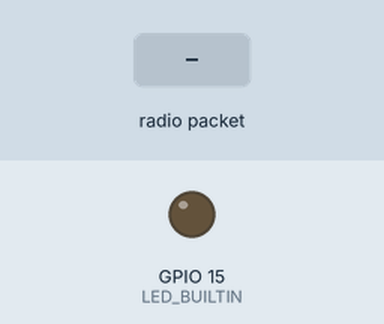
Bench run of a sketch on a simulated ESP32-S2. Shown: output pins drawn as LEDs (lit = HIGH). The inputs (shaded band) are chosen by the test bench. No radio packets arrive unless stated; what the sketch prints to the serial monitor is not drawn.

Above: at 1.5 s.
1.6 s: radio packet "1" arrives
Timing chart, 0 to 4.6 s (numbered marks = the images above; inputs shaded):
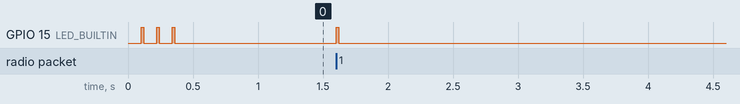

The sketch:

esp32s2mini_web_server_host_ajax_captive.ino
```cpp
#ifndef ESP32
#error This code is designed to run on ESP32 platform (ESP32 S2 mini [LOLIN S2 Mini]), not Arduino nor ESP8266! Please check your Tools->Board setting.
#endif
#include <SPI.h>
#include <LoRa.h> // by Sandeep Mistry
#include <Wire.h>  //for custom sda, scl define
#include <WiFi.h>
#include <WebServer.h>
#include "index.h"  //Web page header file

//---wifi
const char* ssid = "ESP32+";  // Enter your custom SSID here
const char* password = "12345678";  //Enter your custom Password here
IPAddress local_ip(192,168,1,1);
IPAddress gateway(192,168,1,1);
IPAddress subnet(255,255,255,0);
WebServer server(80);
//---wifi

//---lora
#define ss 12  // for esp32 LOLIN S2 Mini-> SCK:7, MISO: 9, MOSI: 11, NSS: 12, RST: 18
#define rst 16
#define dio0 2
//---lora

String inString = "";  // string to hold input from lora
int counter = 0; //count received lora packets
long intervalTime = 0; //for time measurement between received lora packet
String message = ""; // save message from lora
void setup() {
  Serial.begin(9600);
  pinMode(LED_BUILTIN, OUTPUT);
  wifi_start(); //WIFI setup
  lora_start(); //LORA setup

}

void loop() {
  loraEngineReceiver();
  server.handleClient();
}


void loraEngineReceiver() {
  int packetSize = LoRa.parsePacket();

  if (packetSize) {
    blink();
    // read packet
    while (LoRa.available()) { //loop for lora message
      int inChar = LoRa.read();
      inString += (char)inChar;
    }
    Serial.print(" Packet: ");
    Serial.println(inString);
    Serial.print("' with RSSI ");
    Serial.println(LoRa.packetRssi());
    // server.send(200, "text/html", generateHTML());
    message = inString + " RSSI=" + String(LoRa.packetRssi());
    inString = ""; // clear received message
    counter++;
    intervalTime = millis();
  }
}

void lora_start() {
  LoRa.setPins(ss, rst, dio0);
   if (!LoRa.begin(433E6)) {
    while (1) {
      Serial.println("Starting LoRa failed!");
      Serial.print("MOSI: ");
      Serial.println(MOSI);
      Serial.print("MISO: ");
      Serial.println(MISO);
      Serial.print("SCK: ");
      Serial.println(SCK);
      Serial.print("SS: ");
      Serial.println(SS);
      digitalWrite(LED_BUILTIN, HIGH);  // turn the LED on (HIGH is the voltage level)
      delay(1000);                      // wait for a second
      digitalWrite(LED_BUILTIN, LOW);   // turn the LED off by making the voltage LOW
      delay(10000);
    };
  }
  Serial.println("LoRa status: ok");
}

void blink() {
  digitalWrite(LED_BUILTIN, HIGH);  // turn the LED on (HIGH is the voltage level)
  delay(20);                         // wait
  digitalWrite(LED_BUILTIN, LOW);   // turn the LED off by making the voltage LOW
}

void wifi_start() {
  WiFi.softAP(ssid, password);
  WiFi.softAPConfig(local_ip, gateway, subnet);
  delay(100);
  server.on("/", handleRoot);      //This is display page
  server.on("/readLoraMessage", sendLoraMessage);//To get update of ADC Value only
  server.on("/readCounter", sendCounter);//To get update of ADC Value only
  server.onNotFound(handle_NotFound);
  server.begin();
  Serial.println("HTTP server started");
  blink();
  delay(100);
  blink();
  delay(100);
  blink();
}

void handleRoot() {
 String page = MAIN_page; //Read HTML contents
 server.send(200, "text/html", page); //Send web page
}

void handle_NotFound(){
  server.send(404, "text/plain", "Not found");
}

void sendLoraMessage() {
 server.send(200, "text/plane", message); //Send data only to client ajax request
}

void sendCounter() {
 server.send(200, "text/plane", String(counter)); //Send data  only to client ajax request
}
```

index.h
```cpp
const char MAIN_page[] PROGMEM = R"=====(
<!DOCTYPE html>
<html>
<style>
body{
  background: #808080;
}
.card{
    max-width: 400px;
     min-height: 250px;
     background: #404040;
     padding: 30px;
     box-sizing: border-box;
     color: #FFF;
     margin:20px;
     box-shadow: 0px 2px 18px -4px rgba(0,0,0,0.75);
}
</style>


<body>

  <div class="card">
    <h1>Data checker</h4><br>
    <h4>Lora data:<span id="LoraMessage">0</span></h1><br>
    <h4>Received packets:<span id="counter">0</span></h2><br>
  </div>


  <script>
    setInterval
    (function(){
        getMessage();// Call a function
        getCounter();
      }
    ,1000); //1000mSeconds update rate

    function getMessage()
    {
      var xhttp = new XMLHttpRequest();
      xhttp.onreadystatechange = function()
      {
        if (this.readyState == 4 && this.status == 200)
        {
          document.getElementById("LoraMessage").innerHTML = this.responseText;
        }
      };
      xhttp.open("GET", "readLoraMessage", true);
      xhttp.send();
    }

     function getCounter()
    {
      var xhttp = new XMLHttpRequest();
      xhttp.onreadystatechange = function()
      {
        if (this.readyState == 4 && this.status == 200)
        {
          document.getElementById("counter").innerHTML = this.responseText;
        }
      };
      xhttp.open("GET", "readCounter", true);
      xhttp.send();
    }

  </script>

</body>
</html>
)=====";
```

Measured:
- after the input at 1.6 s, GPIO 15 (LED_BUILTIN): LOW → HIGH at once, → LOW 0.02 s later
